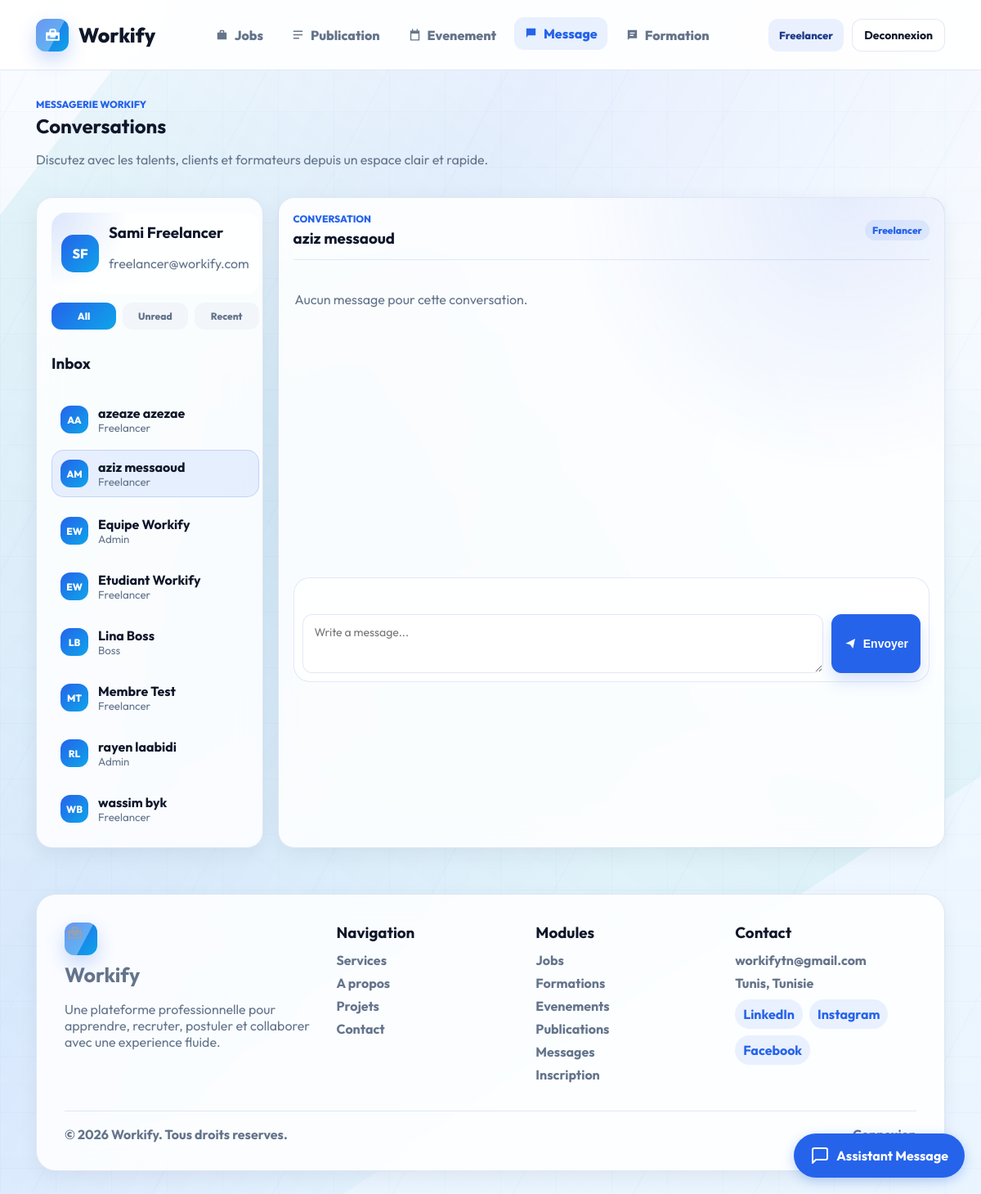
The app's page /controller/MessageC.php?office=front&action=list&with=8 (signed in), older data.
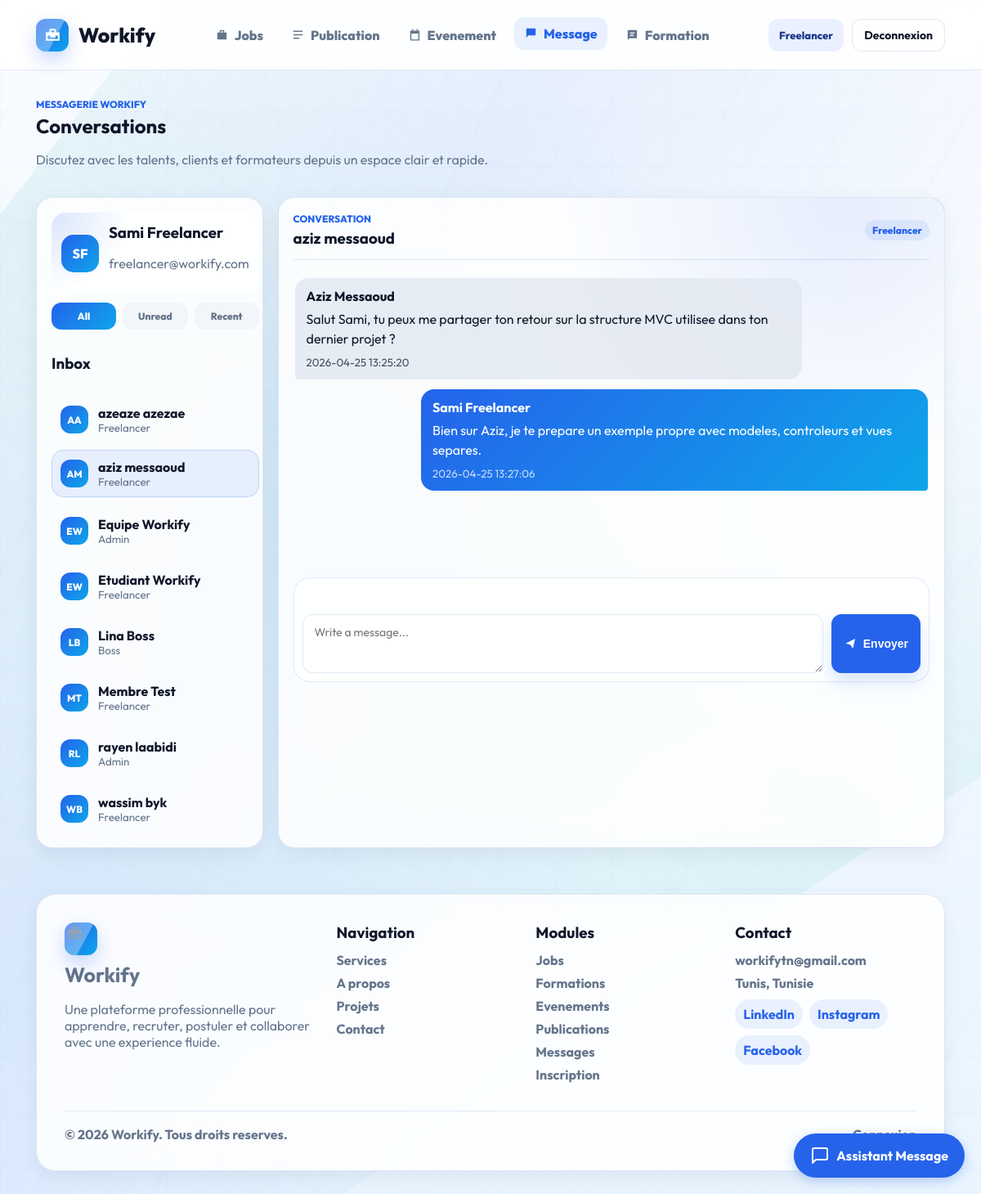
The same page, newer data.
### tables this page shows
CREATE TABLE `utilisateurs` (
  `id` int(11) NOT NULL AUTO_INCREMENT,
  `role_id` int(11) NOT NULL,
  `first_name` varchar(100) NOT NULL,
  `last_name` varchar(100) NOT NULL,
  `email` varchar(190) NOT NULL,
  `phone` varchar(40) DEFAULT NULL,
  `password` varchar(255) NOT NULL,
  `headline` varchar(150) NOT NULL,
  `bio` text NOT NULL,
  `avatar_url` varchar(255) DEFAULT NULL,
  `status` enum('active','pending','blocked') NOT NULL DEFAULT 'active',
  `created_at` datetime NOT NULL DEFAULT current_timestamp(),
  PRIMARY KEY (`id`),
  UNIQUE KEY `email` (`email`),
  KEY `fk_utilisateurs_role` (`role_id`),
  CONSTRAINT `fk_utilisateurs_role` FOREIGN KEY (`role_id`) REFERENCES `roles` (`id`) ON UPDATE CASCADE
);

CREATE TABLE `roles` (
  `id` int(11) NOT NULL AUTO_INCREMENT,
  `name` varchar(60) NOT NULL,
  `slug` varchar(40) NOT NULL,
  `description` varchar(255) DEFAULT NULL,
  PRIMARY KEY (`id`),
  UNIQUE KEY `slug` (`slug`)
);

CREATE TABLE `messages` (
  `id` int(11) NOT NULL AUTO_INCREMENT,
  `sender_id` varchar(50) NOT NULL,
  `receiver_id` varchar(50) NOT NULL,
  `sender_name` varchar(100) NOT NULL,
  `receiver_name` varchar(100) NOT NULL,
  `sender_init` varchar(5) NOT NULL,
  `receiver_init` varchar(5) NOT NULL,
  `sender_avatar` varchar(50) DEFAULT 'av-blue',
  `receiver_avatar` varchar(50) DEFAULT 'av-blue',
  `publication_id` int(11) DEFAULT NULL,
  `content` text NOT NULL,
  `is_read` tinyint(1) DEFAULT 0,
  `is_flagged` tinyint(1) DEFAULT 0,
  `created_at` timestamp NOT NULL DEFAULT current_timestamp(),
  `updated_at` timestamp NOT NULL DEFAULT current_timestamp() ON UPDATE current_timestamp(),
  PRIMARY KEY (`id`),
  KEY `idx_conversation` (`sender_id`,`receiver_id`),
  KEY `idx_receiver_read` (`receiver_id`,`is_read`),
  KEY `idx_sender` (`sender_id`),
  KEY `idx_receiver` (`receiver_id`),
  KEY `publication_id` (`publication_id`),
  KEY `idx_is_read` (`is_read`),
  CONSTRAINT `messages_ibfk_publication` FOREIGN KEY (`publication_id`) REFERENCES `publication` (`id`) ON DELETE SET NULL
);

### controller/MessageModel.php (called while the page is built, shortened)
<?php
class MessageModel
{
    public function listeUtilisateursContactables($currentUserId)
    {
        $sql = 'SELECT u.*, r.slug AS role_slug, r.name AS role_name
                FROM utilisateurs u
                INNER JOIN roles r ON u.role_id = r.id
                WHERE u.status = "active" AND u.id != :id
                ORDER BY u.first_name ASC, u.last_name ASC';
        $db = config::getConnexion();
        try {
            $query = $db->prepare($sql);
            $query->execute(['id' => (int) $currentUserId]);
            return $query->fetchAll();
        } catch (Exception $e) {
            die('Erreur: ' . $e->getMessage());
        }
    }
    public function listeMessages($currentUserId, $otherUserId)
    {
        $sql = 'SELECT *
                FROM messages
                WHERE (sender_id = :current_sender AND receiver_id = :other_receiver)
                   OR (sender_id = :other_sender AND receiver_id = :current_receiver)
                ORDER BY created_at ASC, id ASC';
        $db = config::getConnexion();
        try {
            $query = $db->prepare($sql);
            $query->execute([
                'current_sender' => (string) $currentUserId,
                'other_receiver' => (string) $otherUserId,
                'other_sender' => (string) $otherUserId,
                'current_receiver' => (string) $currentUserId
            ]);
            return $query->fetchAll();
        } catch (Exception $e) {
            die('Erreur: ' . $e->getMessage());
        }
    }
}
?>

### controller/UtilisateurModel.php (called while the page is built, shortened)
<?php
class UtilisateurModel
{
    public function getUtilisateurById($id)
    {
        $sql = 'SELECT u.*, r.name AS role_name, r.slug AS role_slug
                FROM utilisateurs u
                INNER JOIN roles r ON u.role_id = r.id
                WHERE u.id = :id';
        $db = config::getConnexion();
        try {
            $query = $db->prepare($sql);
            $query->execute(['id' => $id]);
            return $query->fetch();
        } catch (Exception $e) {
            die('Erreur: ' . $e->getMessage());
        }
    }
}
?>

### view/messages/list.php (the view, shortened to what the changed rows need)
<?php
$activeModule = 'messages';
$contacts = isset($contacts) ? $contacts : [];
$messages = isset($messages) ? $messages : [];
$selectedUser = isset($selectedUser) ? $selectedUser : null;
$currentUser = isset($currentUser) ? $currentUser : [];
include __DIR__ . '/../includes/header.php';
function messageAvatar($avatar, $initials, $class = '')
{
    $safeClass = trim('avatar-pill ' . $class);
    return '<span class="' . htmlspecialchars($safeClass, ENT_QUOTES) . '">' . htmlspecialchars($initials, ENT_QUOTES) . '</span>';
}
?>
<div class="toolbar">
    <div>
        <h2>Conversations</h2>
    </div>
</div>
<div class="message-workspace">
    <aside class="message-contacts">
            <?= messageAvatar(isset($currentUser['avatar_url']) ? $currentUser['avatar_url'] : '', strtoupper(substr($currentUser['first_name'], 0, 1) . substr($currentUser['last_name'], 0, 1))); ?>
        <?php foreach ($contacts as $contactItem) { ?>
            <a class="contact-row <?= $selectedUser && (int) $selectedUser['id'] === (int) $contactItem['id'] ? 'active' : ''; ?>" href="../controller/MessageC.php?office=front&action=list&with=<?= (int) $contactItem['id']; ?>">
                <?= messageAvatar(isset($contactItem['avatar_url']) ? $contactItem['avatar_url'] : '', strtoupper(substr($contactItem['first_name'], 0, 1) . substr($contactItem['last_name'], 0, 1)), 'small'); ?>
                <span>
                    <strong><?= htmlspecialchars($contactItem['first_name'] . ' ' . $contactItem['last_name'], ENT_QUOTES); ?></strong>
                    <small><?= htmlspecialchars($contactItem['role_name'], ENT_QUOTES); ?></small>
                </span>
            </a>
        <?php } ?>
    </aside>
    <section class="message-panel modern-message-panel">
        <?php if (!$selectedUser) { ?>
            <div class="empty-state">
                <h3>Choisissez un contact</h3>
                <p class="muted">Selectionnez un utilisateur pour commencer la conversation.</p>
            </div>
        <?php } else { ?>
            <div class="message-head">
                <div>
                    <p class="eyebrow">Conversation</p>
                    <h3><?= htmlspecialchars($selectedUser['first_name'] . ' ' . $selectedUser['last_name'], ENT_QUOTES); ?></h3>
                </div>
                <span class="badge"><?= htmlspecialchars($selectedUser['role_name'], ENT_QUOTES); ?></span>
            </div>
            <div class="message-thread">
                <?php if (empty($messages)) { ?>
                    <p class="muted">Aucun message pour cette conversation.</p>
                <?php } ?>
                <?php foreach ($messages as $messageItem) { ?>
                    <?php $isMine = (string) $messageItem['sender_id'] === (string) $currentUser['id']; ?>
                    <div class="message-bubble <?= $isMine ? 'mine' : ''; ?>">
                        <strong><?= htmlspecialchars($messageItem['sender_name'], ENT_QUOTES); ?></strong>
                        <p><?= nl2br(htmlspecialchars($messageItem['content'], ENT_QUOTES)); ?></p>
                        <small><?= htmlspecialchars($messageItem['created_at'], ENT_QUOTES); ?></small>
                    </div>
                <?php } ?>
            </div>
            <form class="message-form modern-message-form" data-validate="message" action="../controller/MessageC.php?office=front&action=send" method="post">
                <textarea name="content" placeholder="Write a message..." required></textarea>
                <button class="btn btn-primary" type="submit">
                    <svg viewBox="0 0 24 24"><path d="M3 12 21 3l-4 18-5-7-7-2z"/></svg>
                    Envoyer
                </button>
            </form>
        <?php } ?>
    </section>
</div>
<?php include __DIR__ . '/../includes/footer.php'; ?>

### view/includes/header.php (shortened to what the changed rows need)
<?php
$pageTitle = isset($pageTitle) ? $pageTitle : 'Workify';
$office = isset($office) ? $office : 'front';
$activeModule = isset($activeModule) ? $activeModule : '';
$isAdmin = AuthC::isAdmin();
$isBoss = AuthC::currentUserRole() === 'boss';
$isBackOffice = $office === 'back' && ($isAdmin || $isBoss);
$frontLinks = [
    ['key' => 'jobs', 'label' => 'Jobs', 'href' => '../controller/JobC.php?office=front&action=list', 'icon' => 'M10 4h4a2 2 0 0 1 2 2v2h4v12H4V8h4V6a2 2 0 0 1 2-2zm4 4V6h-4v2h4z'],
    ['key' => 'publications', 'label' => 'Publication', 'href' => '../controller/PublicationC.php?office=front&action=list', 'icon' => 'M4 5h16v2H4V5zm0 6h16v2H4v-2zm0 6h10v2H4v-2z'],
    ['key' => 'events', 'label' => 'Evenement', 'href' => '../controller/EventC.php?office=front&action=list', 'icon' => 'M7 2h2v3h6V2h2v3h3v17H4V5h3V2zm11 8H6v10h12V10z'],
    ['key' => 'messages', 'label' => 'Message', 'href' => '../controller/MessageC.php?office=front&action=list', 'icon' => 'M4 4h16v12H7l-3 4V4z'],
    ['key' => 'formations', 'label' => 'Formation', 'href' => '../controller/FormationC.php?office=front&action=list', 'icon' => 'M4 4h16v14H7l-3 3V4zm4 4v2h8V8H8zm0 4v2h6v-2H8z']
];
$backLinks = [
    ['key' => 'dashboard', 'label' => 'Dashboard', 'href' => '../controller/BackDashboardC.php', 'icon' => 'M3 13h8V3H3v10zm0 8h8v-6H3v6zm10 0h8V11h-8v10zm0-18v6h8V3h-8z'],
    ['key' => 'jobs', 'label' => 'Jobs', 'href' => '../controller/JobC.php?office=back&action=list', 'icon' => 'M10 4h4a2 2 0 0 1 2 2v2h4v12H4V8h4V6a2 2 0 0 1 2-2zm4 4V6h-4v2h4z'],
    ['key' => 'publications', 'label' => 'Publication', 'href' => '../controller/PublicationC.php?office=back&action=list', 'icon' => 'M4 5h16v2H4V5zm0 6h16v2H4v-2zm0 6h10v2H4v-2z'],
    ['key' => 'events', 'label' => 'Evenement', 'href' => '../controller/EventC.php?office=back&action=list', 'icon' => 'M7 2h2v3h6V2h2v3h3v17H4V5h3V2zm11 8H6v10h12V10z'],
    ['key' => 'messages', 'label' => 'Message', 'href' => '../controller/MessageC.php?office=back&action=list', 'icon' => 'M4 4h16v12H7l-3 4V4z'],
    ['key' => 'formations', 'label' => 'Formation', 'href' => '../controller/FormationC.php?office=back&action=list', 'icon' => 'M4 4h16v14H7l-3 3V4zm4 4v2h8V8H8zm0 4v2h6v-2H8z'],
    ['key' => 'users', 'label' => 'Users', 'href' => '../controller/UtilisateurC.php?action=list', 'icon' => 'M12 12c2.2 0 4-1.8 4-4s-1.8-4-4-4-4 1.8-4 4 1.8 4 4 4zm0 2c-2.7 0-8 1.4-8 4.2V20h16v-1.8c0-2.8-5.3-4.2-8-4.2z'],
    ['key' => 'contacts', 'label' => 'Contacts', 'href' => '../controller/ContactC.php?action=list', 'icon' => 'M20 4H4c-1.1 0-2 .9-2 2v12c0 1.1.9 2 2 2h16c1.1 0 2-.9 2-2V6c0-1.1-.9-2-2-2zm0 4-8 5-8-5V6l8 5 8-5v2z']
];
?>
<!DOCTYPE html>
<html lang="fr">
<head>
    <link rel="stylesheet" href="../assets/css/style.css">
</head>
<body class="<?= $isBackOffice ? 'back-mode' : 'front-mode'; ?>">
    <div class="<?= $isBackOffice ? 'app-shell' : 'front-shell'; ?>">
        <?php if ($isBackOffice) { ?>
            <aside class="sidebar">
                <a class="brand" href="../controller/BackDashboardC.php">
                    <span class="brand-mark brand-briefcase" aria-hidden="true">
                        <svg viewBox="0 0 24 24"><path d="M10 5h4a2 2 0 0 1 2 2v2h4v10H4V9h4V7a2 2 0 0 1 2-2zm4 4V7h-4v2h4zm-8 4v4h12v-4h-3v2H9v-2H6z"/></svg>
                    </span>
                    <span class="brand-text">Workify</span>
                </a>
                <div class="nav-title">Navigation</div>
                <?php foreach ($backLinks as $link) { ?>
                    <?php if (!$isAdmin && $link['key'] !== 'events') { continue; } ?>
                    <a class="nav-link <?= $activeModule === $link['key'] ? 'active' : ''; ?>" data-module="<?= htmlspecialchars($link['key'], ENT_QUOTES); ?>" href="<?= htmlspecialchars($link['href'], ENT_QUOTES); ?>">
                        <span class="nav-icon" aria-hidden="true"><svg viewBox="0 0 24 24"><path d="<?= htmlspecialchars($link['icon'], ENT_QUOTES); ?>"/></svg></span>
                        <?= htmlspecialchars($link['label'], ENT_QUOTES); ?>
                    </a>
                <?php } ?>
            </aside>
            <main class="main-content">
                <header class="topbar">
                    <div>
                        <p class="eyebrow">Espace prive</p>
                        <h1><?= htmlspecialchars($pageTitle, ENT_QUOTES); ?></h1>
                    </div>
                    <div class="topbar-actions">
                        <span class="admin-pill"><?= htmlspecialchars(AuthC::currentUserName(), ENT_QUOTES); ?></span>
                        <a class="btn btn-danger" href="../controller/AuthController.php?action=logout">Deconnexion</a>
                    </div>
                </header>
                <section class="page">
        <?php } else { ?>
            <header class="public-header">
                <nav class="public-nav" aria-label="Navigation principale">
                    <?php foreach ($frontLinks as $link) { ?>
                        <a class="<?= $activeModule === $link['key'] ? 'active' : ''; ?>" data-module="<?= htmlspecialchars($link['key'], ENT_QUOTES); ?>" href="<?= htmlspecialchars($link['href'], ENT_QUOTES); ?>">
                            <svg viewBox="0 0 24 24" aria-hidden="true"><path d="<?= htmlspecialchars($link['icon'], ENT_QUOTES); ?>"/></svg>
                            <?= htmlspecialchars($link['label'], ENT_QUOTES); ?>
                        </a>
                    <?php } ?>
                </nav>
            </header>
            <main class="public-main">
                <section class="page">
        <?php } ?>

Row changes from the older to the newer data that the page shows:
now on this page (row edited): messages: sender_name "Aziz Messaoud", content "Salut Sami, tu peux me partager ton retour sur la structure MVC utilisee dans ton dernier projet ?", created_at "2026-04-25 13:25:20", sender_id "8" (drawn)
now on this page (row edited): messages: sender_name "Sami Freelancer", content "Bien sur Aziz, je te prepare un exemple propre avec modeles, controleurs et vues separes.", created_at "2026-04-25 13:27:06", sender_id "2" (drawn)
Text that changed along with them:
text no longer shown: "Aucun message pour cette conversation."
